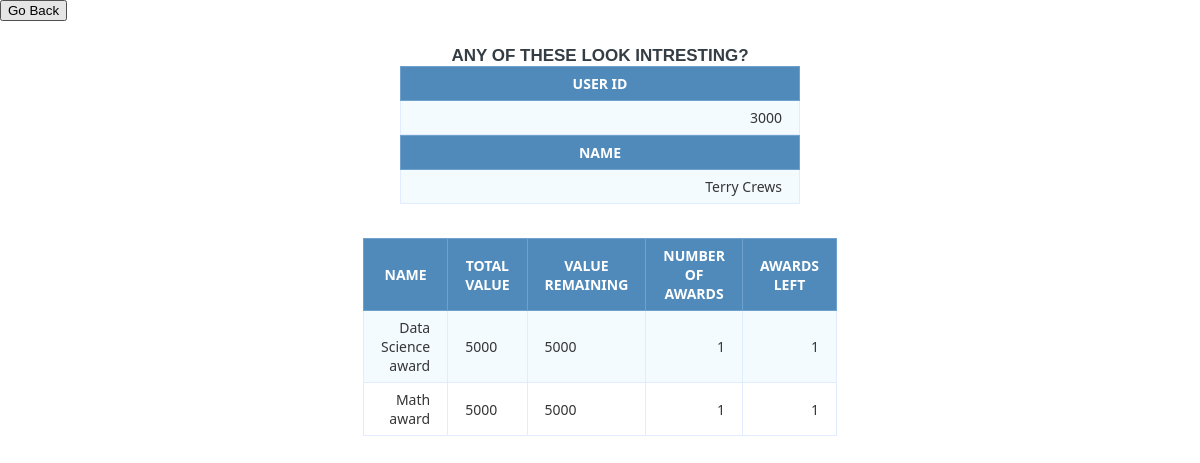
Page /individuallist.php?id=terryc on the committed database.
### tables this page shows
CREATE TABLE Student (
    ID INTEGER,
    Name VARCHAR(25),
    ScholarshipsWon INTEGER,
    NumberEligableFor INTEGER,
    AmountEligableFor INTEGER
);

CREATE TABLE Scholarship (
    ID INTEGER,
    Name VARCHAR(25),
    TotalValue INTEGER,
    ValueRemaining INTEGER,
    NumberAwards INTEGER,
    AwardsRemaining INTEGER,
    NumberStudentsEligable INTEGER
);

### individuallist.php (the view, shortened to what this page needs)
<?php
include('DBconfig.php');
$userlogin = htmlspecialchars($_GET["id"]);
$getid = $connect->query(
    "SELECT s.ID, s.Name
     FROM UserLogin u, Student s
     WHERE u.ID=s.ID
     AND u.Username='$userlogin'
");
$getname = $connect->query(
    "SELECT s.Name
     FROM UserLogin u, Student s
     WHERE u.ID=s.ID
     AND u.Username='$userlogin'
");
$result = $connect->query(
  "SELECT Scholarship.Name, Scholarship.TotalValue,
          Scholarship.ValueRemaining, Scholarship.NumberAwards,
          Scholarship.AwardsRemaining
  FROM Scholarship, Eligability e, ProvidedRecord p, StateRecord st, UserLogin u
  WHERE Scholarship.ID=e.ID
  AND u.Username='$userlogin'
  AND u.ID=st.ID
  AND u.ID=p.ID
  AND p.ID=st.ID
  AND e.HSGPA<=st.HsGPA
  AND e.COLLGPA<=st.CollGPA
  AND e.Income>=p.Income
  AND p.ServiceHours>=e.ServiceHours
  AND e.Citizanship=p.Citizanship
  AND e.HonorsProgram<=p.HonorsProgram
  AND e.StudyAbroad<=p.StudyAbroad
");
?>
<html lang="en">
<link rel="stylesheet" href="login.css"/>
<head>
</head>
<body background="images/data.png" class="img-fluid">
<form class="form" method="post" action="#">
    <input type="button" name="back" id="back" value="Go Back">
</form>
  <h1>Any of these look intresting?</h1>
  <table class="data-table">
      <thead>
        <tr>
          <th>USER ID</th>
        </tr>
      </thead>
      <tbody>
        <?php
        if ($getid->num_rows > 0) {
          while ($row = mysqli_fetch_assoc($getid)) {
            echo '<tr>
                <td>'.$row["ID"].'</td>
                </tr>';
              }
        }
        else {
          echo "Error Nothing found in scholarships table " + $userlogin;
        }
        ?>
      </tbody>
    </table>
    <table class="data-table">
        <thead>
          <tr>
            <th>Name</th>
          </tr>
        </thead>
        <tbody>
          <?php
          if ($getname->num_rows > 0) {
            while ($row = mysqli_fetch_assoc($getname)) {
              echo '<tr>
                  <td>'.$row["Name"].'</td>
                  </tr>';
                }
          }
          else {
            echo "Error Nothing found in scholarships table " + $userlogin;
          }
          ?>
        </tbody>
      </table>
<br></br>
    <table class="data-table">
          <thead>
            <tr>
                <th>Name</th>
                <th>Total Value</th>
                <th>Value remaining</th>
                <th>Number of Awards</th>
                <th>Awards left</th>
            </tr>
        </thead>
        <tbody>
          <?php
          if ($result->num_rows > 0) {
            while ($row = mysqli_fetch_assoc($result)) {
              echo '<tr>
                  <td>'.$row["Name"].'</td>
                  <td>'.$row["TotalValue"].'</td>
                  <td>'.$row["ValueRemaining"].'</td>
                  <td>'.$row["NumberAwards"].'</td>
                  <td>'.$row["AwardsRemaining"].'</td>
                  </tr>';
                }
          }
          else {
            echo "Error Nothing found in scholarships table " + $userlogin;
          }
          ?>
        </tbody>
      </table>
    </body>
</html>

### login.css (style rules this page uses)
.img-fluid { width: 100%; height: 100%; background-repeat: no-repeat; background-size:100% 1080px; }
body { font-size: 15px; color: #343d44; font-family: "segoe-ui", "open-sans", tahoma, arial; padding: 0; margin: 0; }
table { margin: auto; font-family: "Lucida Sans Unicode", "Lucida Grande", "Segoe Ui"; font-size: 12px; }
h1 { margin: 25px auto 0; text-align: center; text-transform: uppercase; font-size: 17px; }
table td { transition: all .7s; }
.data-table { border-collapse: collapse; font-size: 14px; min-width: 400px; max-width: 400px; }
.data-table th, .data-table td { border: 1px solid #e1edff; padding: 7px 17px; }
.data-table thead th { background-color: #508abb; color: #FFFFFF; border-color: #6ea1cc !important; text-transform: uppercase; }
.data-table tbody td { color: #353535; }
.data-table tbody td:first-child, .data-table tbody td:nth-child(4), .data-table tbody td:last-child { text-align: right; }
.data-table tbody tr:nth-child(odd) td { background-color: #f4fbff; }

### rows in the picture
student: ID "3000", Name "Terry Crews"
scholarship: Name "Data Science award", TotalValue "5000", ValueRemaining "5000", NumberAwards "1", AwardsRemaining "1"
scholarship: Name "Math award", TotalValue "5000", ValueRemaining "5000", NumberAwards "1", AwardsRemaining "1"
